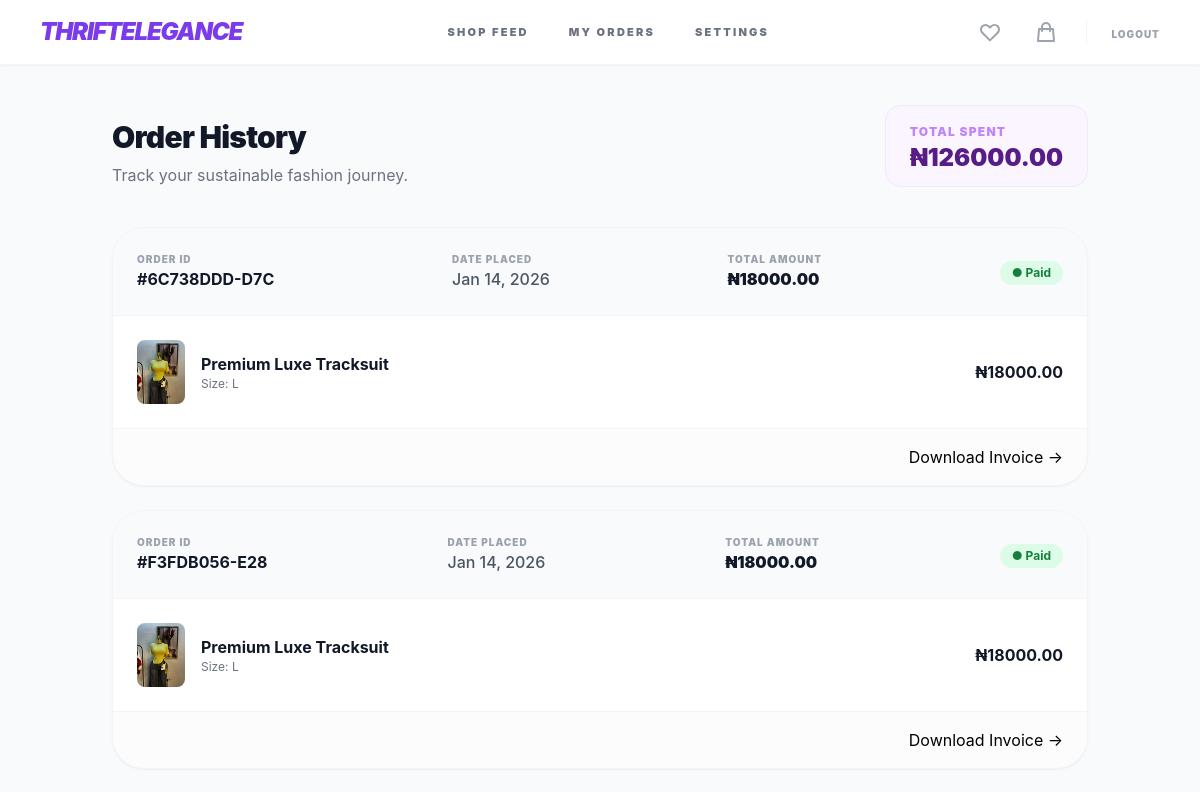
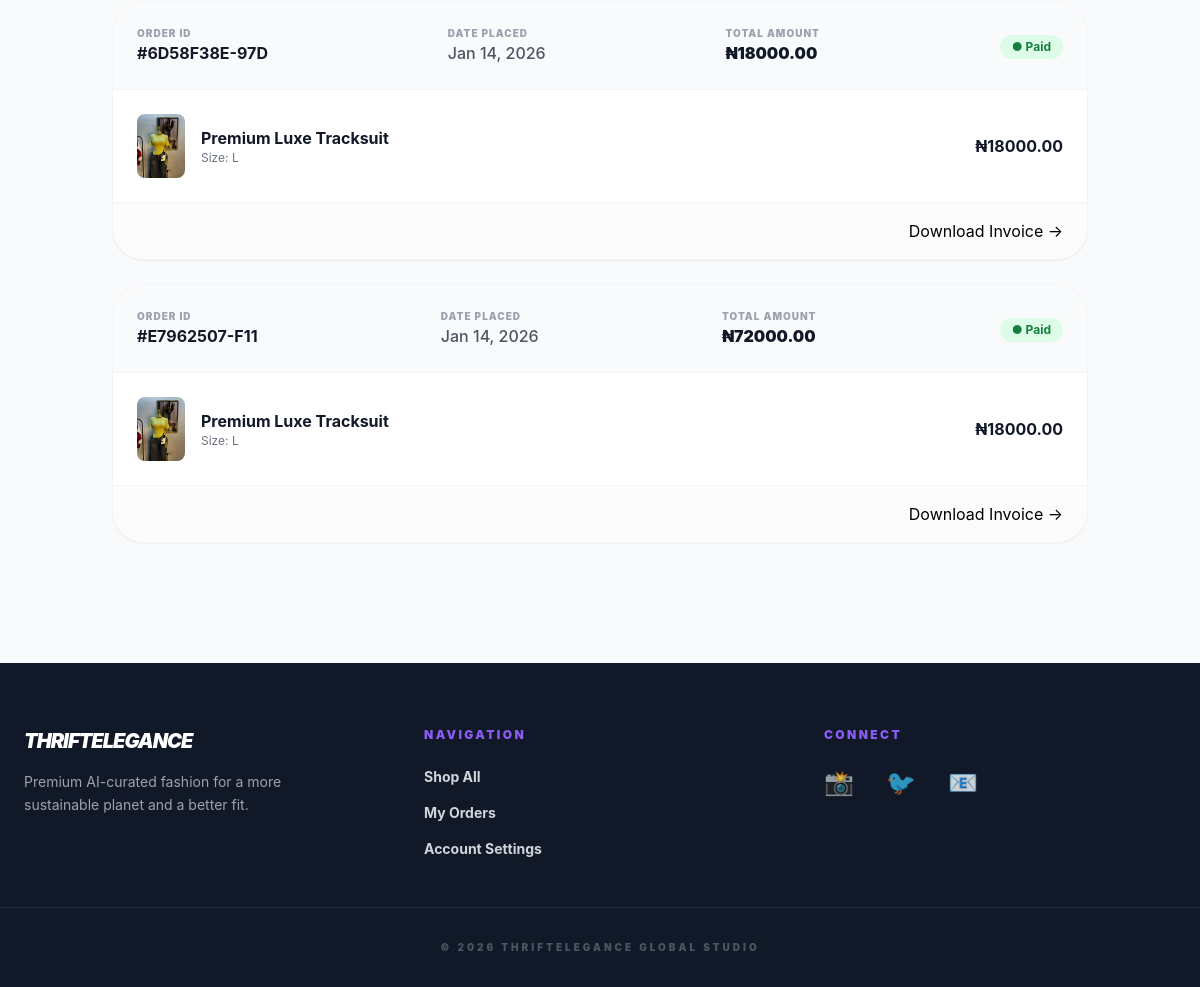
/orders/ (signed in), run on an earlier commit of the app's database (2 pictures, top to bottom).
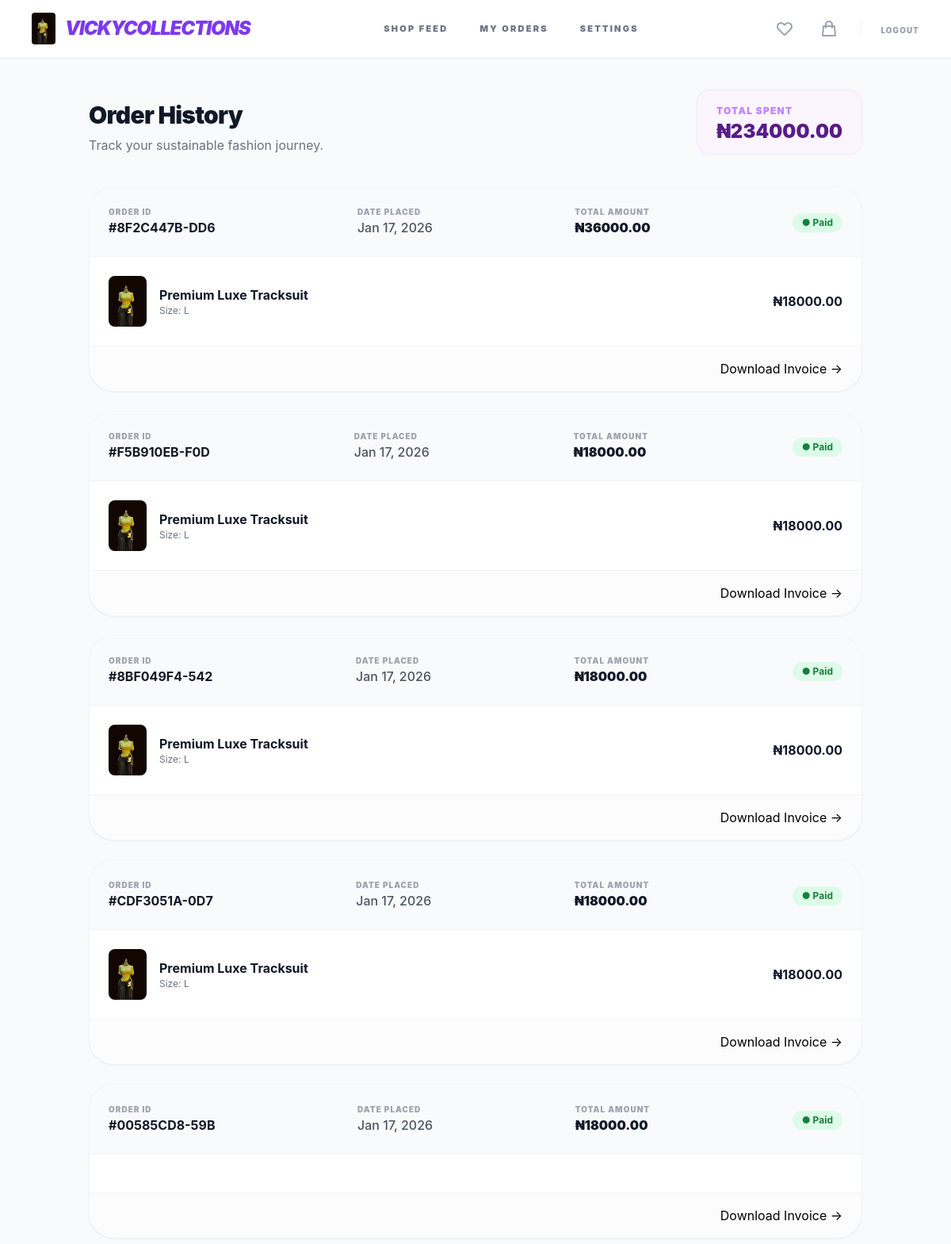
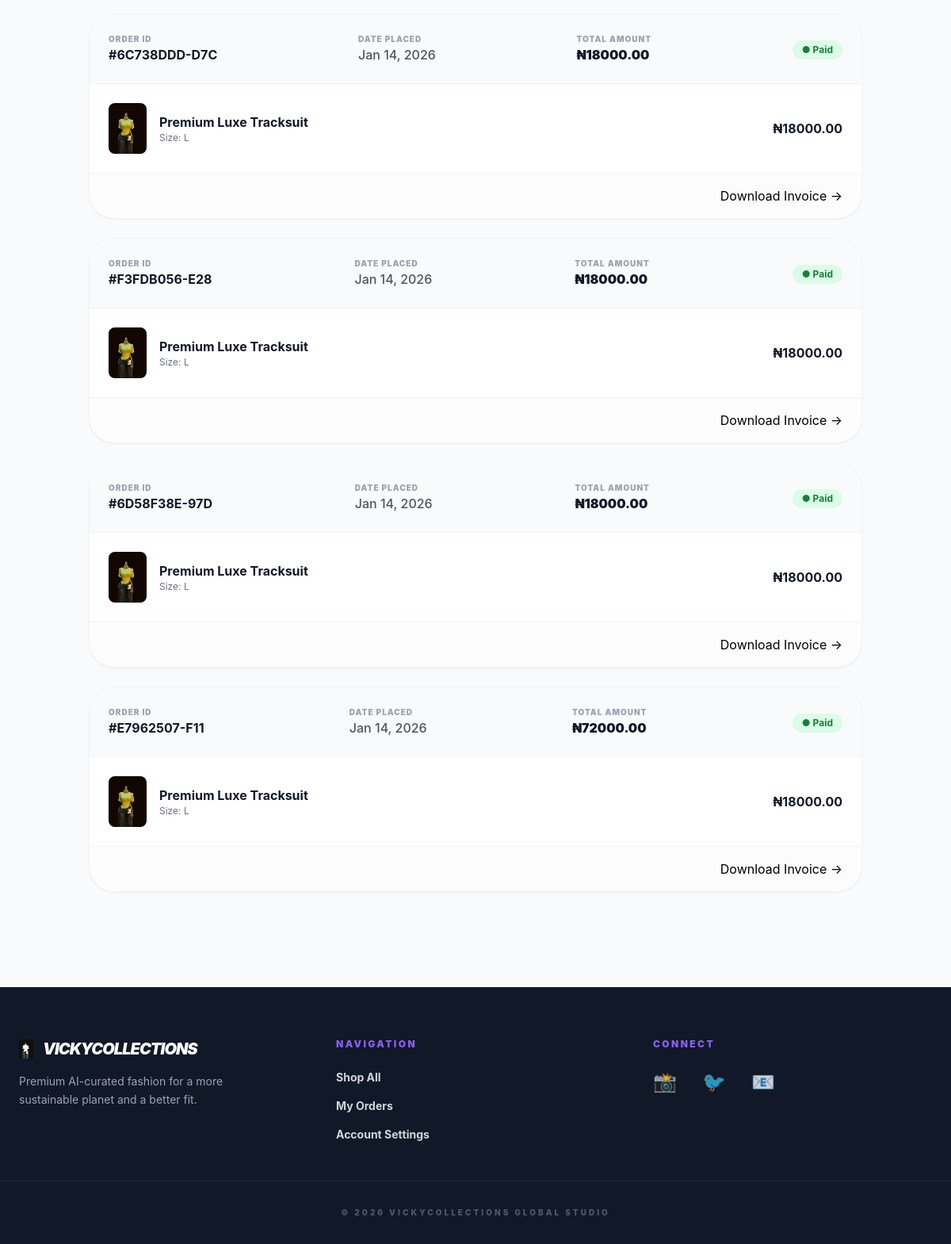
And on a later commit of the database (2 pictures, top to bottom).
### store/models.py (models this page shows, shortened)
class StoreSettings(models.Model):
    store_name = models.CharField(max_length=100, default="ThriftElegance")
    logo = models.ImageField(upload_to='store_assets/', blank=True, null=True)
    class Meta:
        verbose_name_plural = "Store Settings"
    @classmethod
    def load(cls):
        obj, created = cls.objects.get_or_create(pk=1)
        return obj

class Order(models.Model):
    user = models.ForeignKey(settings.AUTH_USER_MODEL, on_delete=models.CASCADE, related_name='orders')
    created_at = models.DateTimeField(auto_now_add=True)
    total_paid = models.DecimalField(max_digits=12, decimal_places=2)
    order_id = models.CharField(max_length=100, unique=True)
    is_completed = models.BooleanField(default=False)
    payment_date = models.DateTimeField(null=True, blank=True)

class OrderItem(models.Model):
    order = models.ForeignKey(Order, related_name='items', on_delete=models.CASCADE)
    product = models.ForeignKey(Product, on_delete=models.SET_NULL, null=True)
    price = models.DecimalField(max_digits=12, decimal_places=2)
    quantity = models.PositiveIntegerField(default=1)

class Product(models.Model):
    name = models.CharField(max_length=200)
    description = models.TextField(blank=True, help_text="Detailed info for the Product Page")
    price = models.DecimalField(max_digits=12, decimal_places=2, help_text="The current selling price")
    original_price = models.DecimalField(max_digits=12, decimal_places=2, null=True, blank=True, help_text="Slashed price (e.g., 50000)")
    quantity = models.PositiveIntegerField(default=1, help_text="How many units are in stock")
    is_available = models.BooleanField(default=True)
    image = models.ImageField(upload_to='products/', help_text="Primary display image")
    image_hover = models.ImageField(upload_to='products/', blank=True, null=True, help_text="Secondary/Detail image")
    size = models.CharField(max_length=10, choices=SIZE_CHOICES) # Increased max_length for safety
    category = models.CharField(max_length=20, choices=CATEGORY_CHOICES, default='DRESS')
    favorites = models.ManyToManyField(User, related_name="favorites", blank=True)
    created_at = models.DateTimeField(auto_now_add=True)

### store/views.py (the view)
# urls.py: path('orders/', views.order_history, name='order_history'),
@login_required
def order_history(request):
    orders = Order.objects.filter(user=request.user, is_completed=True).order_by('-created_at')
    total_spent = sum(order.total_paid for order in orders)
    return render(request, 'store/order_history.html', {'orders': orders, 'total_spent': total_spent})

### store/context_processors.py (called while the page is built)
def store_info(request):
    return {
        'store': StoreSettings.load()
    }

### templates/store/order_history.html (shortened to what this page needs)
{% extends 'base.html' %}
{% block content %}
<div class="max-w-5xl mx-auto py-10 px-6">
    <div class="flex flex-col md:flex-row md:items-end justify-between mb-10 gap-4">
        <div>
            <h1 class="text-3xl font-black text-gray-900 tracking-tight">Order History</h1>
            <p class="text-gray-500 mt-2">Track your sustainable fashion journey.</p>
        </div>
        <div class="hidden md:block bg-purple-50 px-6 py-3 rounded-2xl border border-purple-100">
            <span class="text-xs font-black text-purple-400 uppercase tracking-widest">Total Spent</span>
            <p class="text-2xl font-black text-purple-900">₦{{ total_spent|default:"0.00" }}</p>
        </div>
    </div>
    <div class="space-y-6">
        {% for order in orders %}
        <div class="bg-white rounded-[2rem] border border-gray-100 shadow-sm overflow-hidden hover:shadow-lg transition-shadow duration-300">
            <div class="bg-gray-50 p-6 flex flex-col md:flex-row justify-between md:items-center gap-4 border-b border-gray-100">
                <div class="flex flex-col">
                    <span class="text-[10px] font-black text-gray-400 uppercase tracking-widest">Order ID</span>
                    <span class="font-bold text-gray-900">#{{ order.order_id }}</span>
                </div>
                <div class="flex flex-col">
                    <span class="text-[10px] font-black text-gray-400 uppercase tracking-widest">Date Placed</span>
                    <span class="font-medium text-gray-600">{{ order.created_at|date:"M d, Y" }}</span>
                </div>
                <div class="flex flex-col">
                    <span class="text-[10px] font-black text-gray-400 uppercase tracking-widest">Total Amount</span>
                    <span class="font-black text-gray-900">₦{{ order.total_paid }}</span>
                </div>
                <div>
                    <span class="inline-flex items-center px-3 py-1 rounded-full text-xs font-bold
                        {% if order.is_completed %} bg-green-100 text-green-700
                        {% else %} bg-yellow-100 text-yellow-700 {% endif %}">
                        {% if order.is_completed %} ● Paid {% else %} ● Pending {% endif %}
                    </span>
                </div>
            </div>
            <div class="p-6">
                <div class="space-y-4">
                    {% for item in order.items.all %}
                    <div class="flex items-center justify-between group">
                        <div class="flex items-center space-x-4">
                            <div class="h-16 w-12 rounded-lg overflow-hidden bg-gray-100 relative">
                                <img src="{{ item.product.image.url }}" class="w-full h-full object-cover group-hover:scale-110 transition-transform duration-500">
                            </div>
                            <div>
                                <h4 class="font-bold text-gray-900 text-sm md:text-base">{{ item.product.name }}</h4>
                                <p class="text-xs text-gray-500">Size: {{ item.product.size }}</p>
                            </div>
                        </div>
                        <span class="font-bold text-gray-900">₦{{ item.price }}</span>
                    </div>
                    {% endfor %}
                </div>
            </div>
            <div class="px-6 py-4 bg-gray-50/50 border-t border-gray-100 flex justify-end">
<a href="{% url 'download_invoice' order.order_id %}" target="_blank" class="...">Download Invoice →</a>
            </div>
        </div>
        {% endfor %}
    </div>
</div>
{% endblock %}

### templates/base.html (shortened to what this page needs)
<!DOCTYPE html>
<html lang="en">
<head>
    <script src="https://cdn.tailwindcss.com"></script>
</head>
<body class="bg-gray-50 flex flex-col min-h-screen">
    <nav class="bg-white border-b border-brand-50 sticky top-0 z-50 shadow-sm">
        <div class="max-w-7xl mx-auto px-4 md:px-10 py-4 flex justify-between items-center">
            <a href="{% url 'landing' %}" class="flex items-center shrink-0 space-x-3">
                {% if store.logo %}
                    <img src="{{ store.logo.url }}" alt="{{ store.store_name }}" class="h-8 md:h-10 w-auto object-contain rounded">
                {% endif %}
                <span class="text-xl md:text-2xl font-black text-brand-600 tracking-tighter uppercase italic">
                    {{ store.store_name|default:"ThriftElegance" }}
                </span>
            </a>
            <div class="hidden md:flex items-center space-x-10 text-[11px] font-black text-gray-500 uppercase tracking-[0.2em]">
                <a href="{% url 'dashboard' %}" class="hover:text-brand-600 transition">Shop Feed</a>
                <a href="{% url 'order_history' %}" class="hover:text-brand-600 transition">My Orders</a>
                <a href="{% url 'profile_settings' %}" class="hover:text-brand-600 transition">Settings</a>
            </div>
            <div class="flex items-center space-x-3 md:space-x-6">
                {% if user.is_authenticated %}
                    <a href="{% url 'wishlist_view' %}" class="text-gray-400 hover:text-brand-600 transition p-1">
                        <svg xmlns="http://www.w3.org/2000/svg" class="h-6 w-6" fill="none" viewBox="0 0 24 24" stroke="currentColor">
                            <path stroke-linecap="round" stroke-linejoin="round" stroke-width="2" d="M4.318 6.318a4.5 4.5 0 000 6.364L12 20.364l7.682-7.682a4.5 4.5 0 00-6.364-6.364L12 7.636l-1.318-1.318a4.5 4.5 0 00-6.364 0z" />
                        </svg>
                    </a>
                    <a href="{% url 'cart' %}" class="relative text-gray-400 hover:text-brand-600 transition p-1">
                        <svg xmlns="http://www.w3.org/2000/svg" class="h-6 w-6" fill="none" viewBox="0 0 24 24" stroke="currentColor">
                            <path stroke-linecap="round" stroke-linejoin="round" stroke-width="2" d="M16 11V7a4 4 0 00-8 0v4M5 9h14l1 12H4L5 9z" />
                        </svg>
                    </a>
                    <form action="{% url 'logout' %}" method="POST" class="hidden md:block">
                        <button type="submit" class="text-[10px] font-black text-gray-400 hover:text-red-500 uppercase tracking-widest transition">
                            Logout
                        </button>
                    </form>
                {% else %}
                    <a href="{% url 'login' %}" class="font-black text-white bg-brand-600 px-6 py-2 rounded-xl text-xs uppercase tracking-widest shadow-lg shadow-brand-100 hover:bg-brand-700 transition">Login</a>
                {% endif %}
            </div>
        </div>
    </nav>
    <main class="flex-grow">
        {% block content %}
        {% endblock %}
    </main>
    <footer class="bg-gray-900 text-white pt-16 pb-8 mt-20">
        <div class="max-w-7xl mx-auto px-6 grid grid-cols-1 md:grid-cols-3 gap-12 border-b border-gray-800 pb-12">
            <div class="text-center md:text-left">
                <div class="flex items-center justify-center md:justify-start space-x-3 mb-4">
                    {% if store.logo %}
                        <img src="{{ store.logo.url }}" class="h-6 w-auto grayscale brightness-200">
                    {% endif %}
                    <h3 class="font-black italic uppercase tracking-tighter text-xl">{{ store.store_name|default:"ThriftElegance" }}</h3>
                </div>
                <p class="text-gray-400 text-sm leading-relaxed max-w-xs mx-auto md:mx-0">Premium AI-curated fashion for a more sustainable planet and a better fit.</p>
            </div>
            <div class="text-center md:text-left">
                <h4 class="font-black mb-6 text-xs uppercase tracking-[0.2em] text-brand-500">Navigation</h4>
                <ul class="text-gray-300 text-sm space-y-4 font-bold">
                    <li><a href="{% url 'dashboard' %}" class="hover:text-white transition">Shop All</a></li>
                    <li><a href="{% url 'order_history' %}" class="hover:text-white transition">My Orders</a></li>
                    <li><a href="{% url 'profile_settings' %}" class="hover:text-white transition">Account Settings</a></li>
                </ul>
            </div>
            <div class="text-center md:text-left">
                <h4 class="font-black mb-6 text-xs uppercase tracking-[0.2em] text-brand-500">Connect</h4>
                <div class="flex justify-center md:justify-start space-x-8 text-2xl">
                    <a href="#" class="hover:text-brand-500 transition opacity-80 hover:opacity-100">📸</a>
                    <a href="#" class="hover:text-brand-500 transition opacity-80 hover:opacity-100">🐦</a>
                    <a href="#" class="hover:text-brand-500 transition opacity-80 hover:opacity-100">📧</a>
                </div>
            </div>
        </div>
        <p class="text-center text-gray-600 text-[10px] mt-8 font-black uppercase tracking-[0.3em]">
            © 2026 {{ store.store_name|default:"ThriftElegance" }} Global Studio
        </p>
    </footer>
</body>
</html>

What changed in the data, as far as the page shows it:
computed for StoreSettings: store_name "THRIFTELEGANCE" → "VICKYCOLLECTIONS"
added Order: order_id "8F2C447B-DD6", created_at "Jan 17, 2026", total_paid "36000.00", is_completed "● Paid"
added OrderItem: product.image (picture), product.name "Premium Luxe Tracksuit", product.size "L", price "18000.00", shown under "8F2C447B-DD6"
added Order: order_id "F5B910EB-F0D", created_at "Jan 17, 2026", total_paid "18000.00", is_completed "● Paid"
added OrderItem: product.image (picture), product.name "Premium Luxe Tracksuit", product.size "L", price "18000.00", shown under "F5B910EB-F0D"
added Order: order_id "8BF049F4-542", created_at "Jan 17, 2026", total_paid "18000.00", is_completed "● Paid"
added OrderItem: product.image (picture), product.name "Premium Luxe Tracksuit", product.size "L", price "18000.00", shown under "8BF049F4-542"
added Order: order_id "CDF3051A-0D7", created_at "Jan 17, 2026", total_paid "18000.00", is_completed "● Paid"
added OrderItem: product.image (picture), product.name "Premium Luxe Tracksuit", product.size "L", price "18000.00", shown under "CDF3051A-0D7"
added Order: order_id "00585CD8-59B", created_at "Jan 17, 2026", total_paid "18000.00", is_completed "● Paid"
changed through a linked row, OrderItem (number 5 of 8 on the later page): product.image: a different picture
changed through a linked row, OrderItem (number 6 of 8 on the later page): product.image: a different picture
changed through a linked row, OrderItem (number 7 of 8 on the later page): product.image: a different picture
changed through a linked row, OrderItem (number 8 of 8 on the later page): product.image: a different picture
Also different on the page:
{{ total_spent|default:"0.00" }}: "126000.00" → "234000.00"
